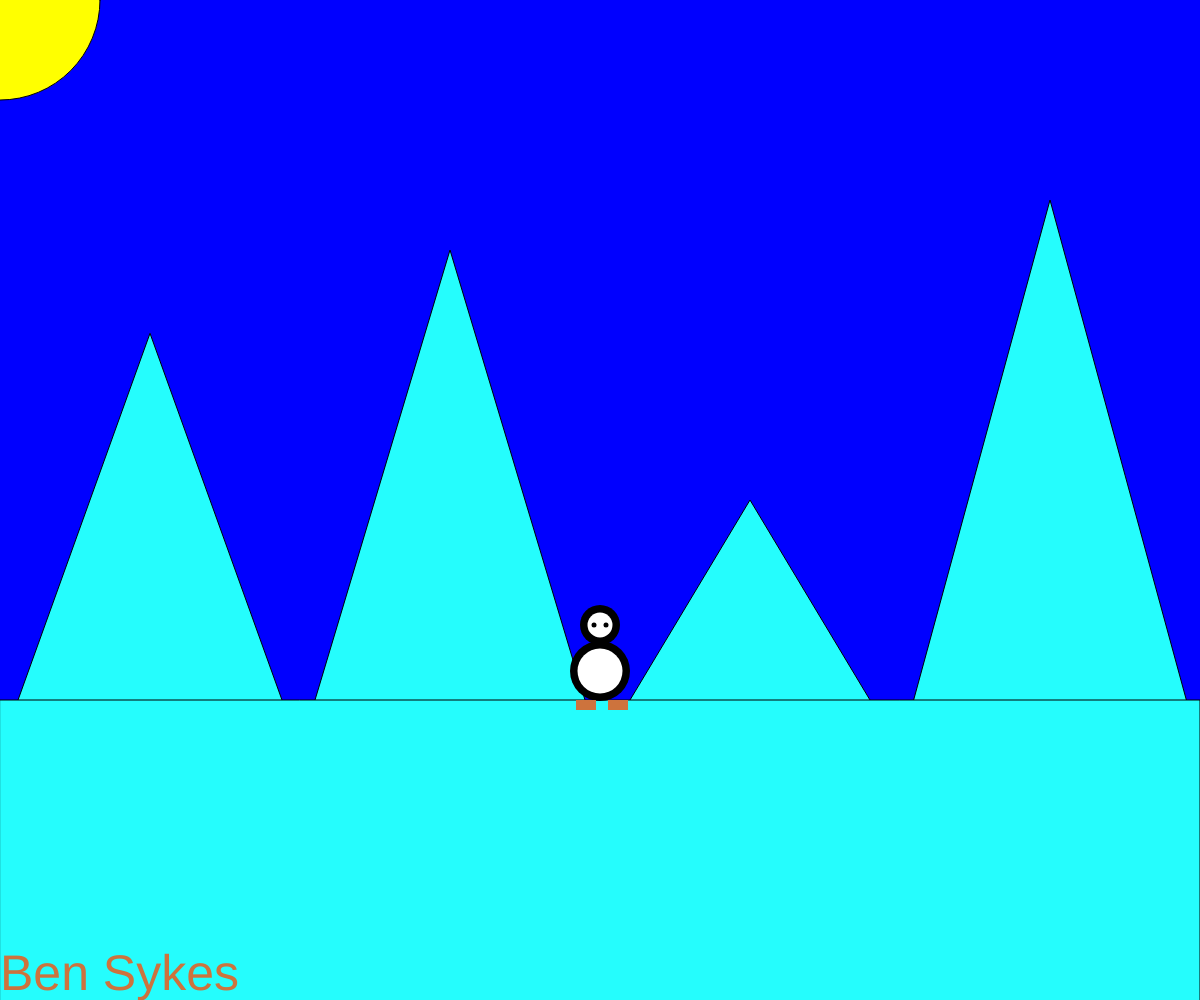
Frame 1 (no input)
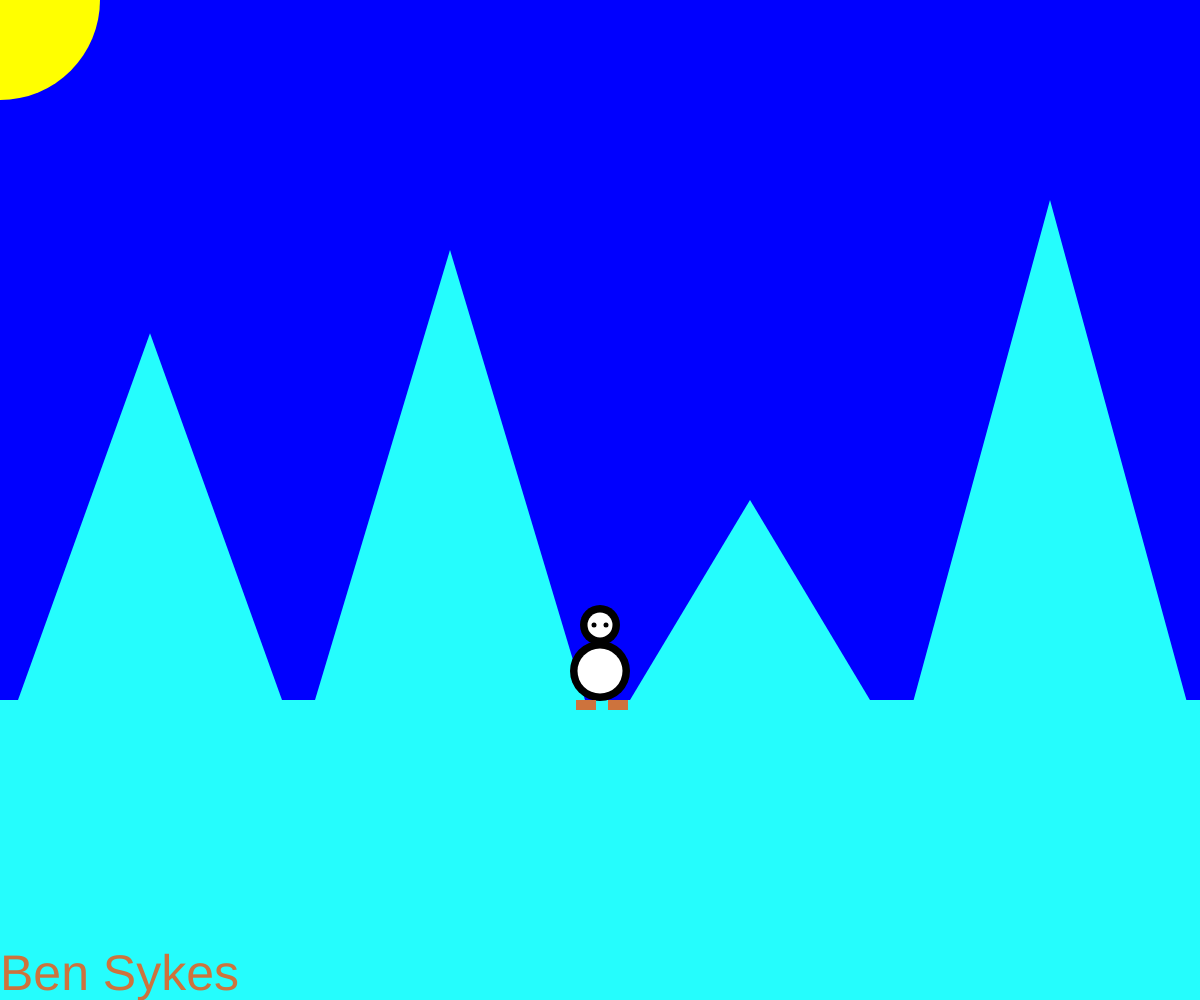
Frame 60 (no input)
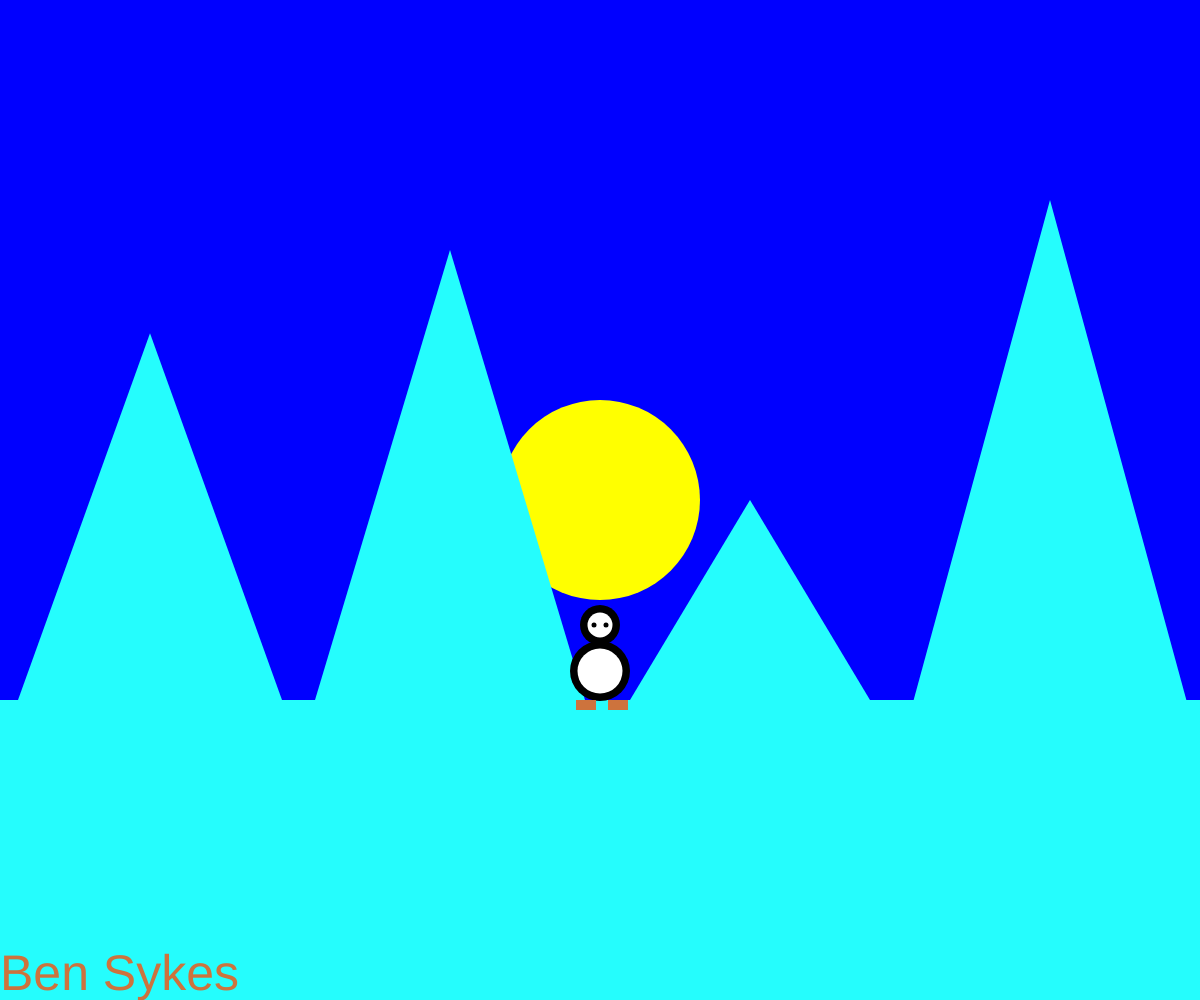
Frame 120 (the mouse pressed at the canvas centre since frame 60)

The p5.js sketch that drew these frames (run headless with seeded random() and noise() and a simulated clock; from frame 60 on, the mouse is pressed at the canvas centre):

// p5.js sketch
// ── sketch.js
// Scene challenge
// Ben Sykes
// 2/11/2026

//position
let px;  
let py; 

let is_night = false;

let currentBack = 0;

function setup() {
  createCanvas(windowWidth, windowHeight);
  px = windowWidth/2;
  py = windowHeight*3/4;
  
}

function draw() {
  
  //handles background and sun change
  if (is_night){
    background("black");
    fill("white");
  }
  else {
    background("blue");
    fill("yellow");
  }

  
  

 
  //sun
  circle(mouseX,mouseY,200);

  drawMountain();
 
  
  


  
  console.log(keyCode)
  
  penguin();
}

function penguin(){ //makes the penguin and handles movement
noStroke();
fill("black");
circle(px, py*5/6, 40);
circle(px, py*17/19, 60);

fill("white");
circle(px, py*5/6, 25);
circle(px, py*17/19, 45 );
fill("black");
circle(px-6, py*5/6, 5);
circle(px+6, py*5/6, 5);
fill("#CD733D");
rect(px+8, py-50, 20, 10);
rect(px-24, py-50, 20, 10);


//handles movement
 if (keyIsDown(65)){//a
  if (px >= 0 && px <= windowWidth){
    px += -5;
  }
  else if (px <= 0 ){
    px += 10;
   }else  {
      px += -10;
    }
  
 }
   else if (keyIsDown(68)){//d
    if (px >= 0 && px <= windowWidth){
      px += 5;
    }
    else if (px <= 0 ){
      px += 10;
     }else  {
        px += -10;
      }
  }
  
  textSize(50)
  text("Ben Sykes", 0,windowHeight-10);
}


function keyPressed(){ //changes background if space key is pressed
  if ( keyCode === 32){
    if (is_night){
      is_night = false 
    }   
    else {
      is_night = true
    } 
  }
  //handles color change of mountains
  else if(keyCode === 49){ //1
    currentBack = 0;
  }
  else if(keyCode === 50){ //2 
    currentBack = 1;
  }
  else if(keyCode === 51 ){// 3
    currentBack = 2;
  }
  else if(keyCode === 52){// 4
    currentBack = 3;
  }
}  

// draws mountains and gorund
function drawMountain(){// changes color
  let horz_line = 3*windowHeight/4;
  if (currentBack === 0){
    fill("#25FDFD");
  }
  else if (currentBack === 1){
    fill("red");
  }
  else if (currentBack === 2){
    fill("green");
  }
  else if (currentBack === 3){
    fill("yellow");
  }
  
  //mountains and ground
  triangle(0, horz_line, windowWidth/8, windowHeight/3, windowWidth/4, horz_line);
  triangle(windowWidth/4, horz_line, 3*windowWidth/8, windowHeight/4, windowWidth/2, horz_line);
  triangle(windowWidth/2, horz_line, 5*windowWidth/8, windowHeight/2, 3*windowWidth/4, horz_line);
  triangle(3*windowWidth/4, horz_line, 7*windowWidth/8, windowHeight/5, windowWidth, horz_line);
  rect(0, horz_line-50,windowWidth, horz_line);
}
